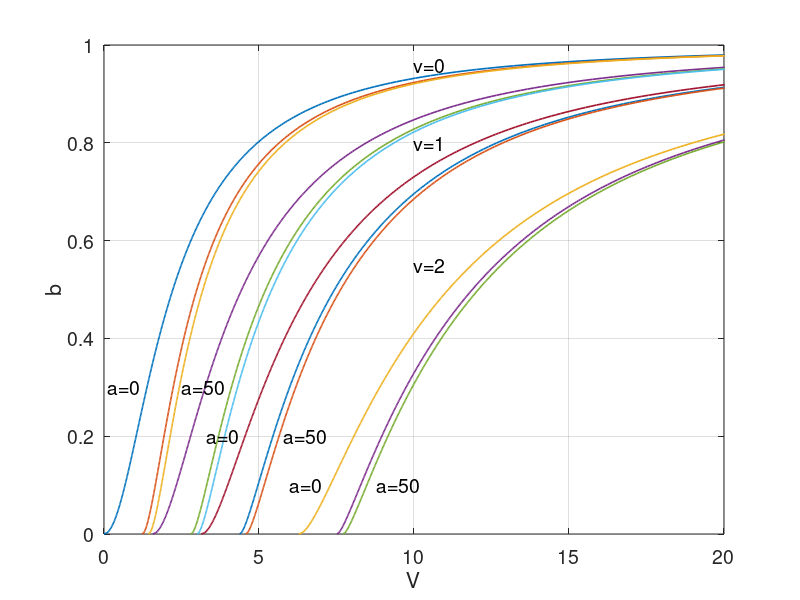

Source code (MATLAB):
% File name: b_V_diagram.m
% function which plots b-V diagram of a planar slab waveguide
clear all
N_max = 400; % number of points for plot
b = linspace(0,1.0,N_max);
hold on
for nu = [0, 0.5, 1, 2]
for a = [0.0, 8.0,50.0]; % asymmetry coefficient
% determine V
V1 = atan(sqrt(b./(1-b)) );
V2 = atan(sqrt((b+a)./(1.0-b)));
V3 = 1./sqrt(1.0-b);
V = (nu*pi + V1 + V2).*V3;
%
plot(V,b,'LineWidth',1.2)
grid on
axis([0.0 20.0 0.0 1.0]) % change axis limit
end
end
box on % makes frame around plot
xlabel ('V','FontSize',14);
ylabel('b','FontSize',14);
set(gca,'FontSize',14); % size of tick marks on both axes
text(10, 0.96, '\nu=0','Fontsize',14)
text(10, 0.8, '\nu=1','Fontsize',14)
text(10, 0.55, '\nu=2','Fontsize',14)
%
text(0.1, 0.3, 'a=0','Fontsize',14)
text(2.5, 0.3, 'a=50','Fontsize',14)
%
text(3.3, 0.2, 'a=0','Fontsize',14)
text(5.8, 0.2, 'a=50','Fontsize',14)
%
text(6, 0.1, 'a=0','Fontsize',14)
text(8.8, 0.1, 'a=50','Fontsize',14)
pause
close all